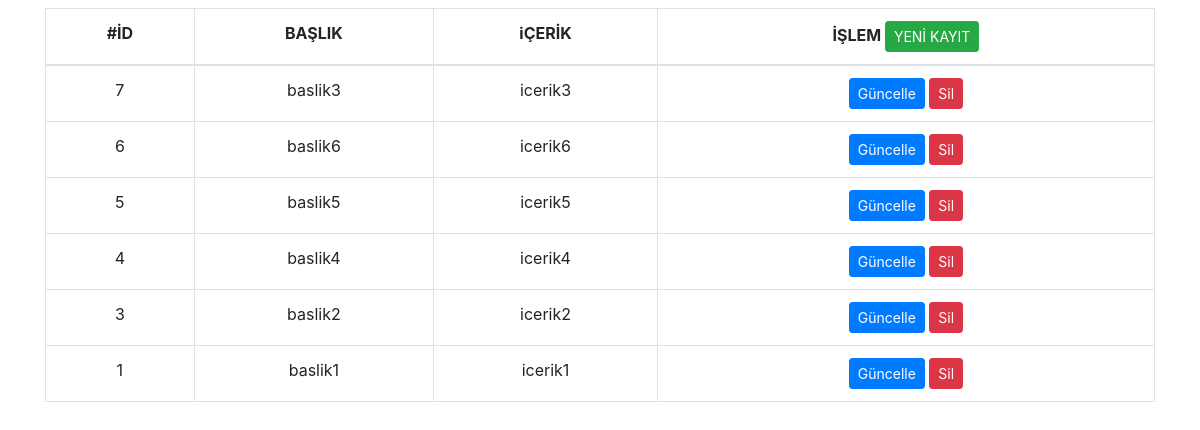
The page / on the database its author committed.
### tables this page shows
CREATE TABLE `makale` (
  `id` int(11) NOT NULL,
  `baslik` varchar(70) NOT NULL,
  `icerik` varchar(70) NOT NULL
);

### libs/Load.php (called while the page is built, shortened)
<?php
class Load
{
    public function view($dosyaadi, $data = null)
    {
        include 'app/view/' . $dosyaadi . '_v.php';
    }
    public function model($dosyaadi)
    {
        return new $dosyaadi();
    }
}

### app/controllers/boots.php (called while the page is built, shortened)
<?php
class boots extends Controller
{
    public function anasayfa()
    {
        $kayitlarabak = $this->load->model("Ana_model");
        $veri = $kayitlarabak->kayitlarigetir();
        $this->load->view("anasayfa", $veri);
    }
}

### index.php (called while the page is built, shortened)
<?php
include 'libs/Controller.php';
include 'libs/Database.php';
include 'libs/Load.php';
include 'libs/Model.php';
include 'libs/Bootstrap.php';
$uygulama = new Bootstrap();

### libs/Database.php (called while the page is built, shortened)
<?php
class Database extends PDO
{
    public function listele($tabloisim, $kosul = false)
    {
        if ($kosul == false) :
            $sorgum = "select * from " . $tabloisim;
        else :
            $sorgum = "select * from " . $tabloisim . " " . $kosul;
        endif;
        $son = $this->prepare($sorgum);
        $son->execute();
        return $son->fetchAll();
    }
}

### app/models/Ana_model.php (called while the page is built, shortened)
<?php
class Ana_model  extends Model
{
	public function kayitlarigetir()
	{
		return $this->db->listele("makale", "order by id desc");
	}
}

### libs/Controller.php (called while the page is built, shortened)
<?php
class Controller
{
    public function __construct()
    {
        $this->load = new Load();
    }
}

### libs/Model.php (called while the page is built, shortened)
<?php
class Model
{
    public function __construct()
    {
        $this->db = new Database();
    }
}

### app/view/anasayfa_v.php (the view, shortened to what this page needs)
<!DOCTYPE html
    PUBLIC "-//W3C//DTD XHTML 1.0 Transitional//EN" "http://www.w3.org/TR/xhtml1/DTD/xhtml1-transitional.dtd">
<html xmlns="http://www.w3.org/1999/xhtml">
<head>
    <link rel="stylesheet" href="https://stackpath.bootstrapcdn.com/bootstrap/4.2.1/css/bootstrap.min.css"
>
</head>
<body>
    <div class="container">
        <div class="row text-center">
            <div class="col-lg-12">
                <table class="table table-bordered mt-2">
                    <thead>
                        <tr class="font-weight-bold">
                            <td>#İD</td>
                            <td>BAŞLIK</td>
                            <td>iÇERİK</td>
                            <td>İŞLEM <a href="<?php echo SİTE_URL; ?>/boots/kayitekle"
                                    class="btn btn-success btn-sm">YENİ KAYIT</a></td>
                        </tr>
                    </thead>
                    <tbody><?php
                            foreach ($data as $value) :
                                echo '<tr>
                    <td>' . $value["id"] . '</td>
                    <td>' . $value["baslik"] . '</td>
                    <td>' . $value["icerik"] . '</td>
                    <td><a href="http://firstmvc.test/boots/kayitguncelle/' . $value["id"] . '" class="btn btn-primary btn-sm">Güncelle</a>
                    <a href="http://firstmvc.test/boots/kayitsil/' . $value["id"] . '" class="btn btn-danger btn-sm">Sil</a></td>
                    </tr>';
                            endforeach;
                            ?>
                    </tbody>
                </table>
            </div>
        </div>
    </div>
</body>
</html>

### libs/Bootstrap.php
<?php
class Bootstrap
{
    public function __construct()
    {
        @$url = $_GET["url"];
        $url = rtrim($url, "/");
        $url = explode("/", $url);
        if ($url[0]) :
            $dosyaadi = 'app/controllers/' . $url[0] . '.php';
            if (file_exists($dosyaadi)) :
                include $dosyaadi;
                $anacontrolcum = new $url[0];
                if (isset($url[2])) :
                    $methodisim = $url[1];
                    $anacontrolcum->$methodisim($url[2]);
                else :
                    if (isset($url[1])) :
                        $methodisim = $url[1];
                        $anacontrolcum->$methodisim();
                    endif;
                endif;
            else :
                include 'app/controllers/boots.php';
                $anacontrolcum = new boots();
                $anacontrolcum->anasayfa();
            endif;
        else :
            include 'app/controllers/boots.php';
            $anacontrolcum = new boots();
            $anacontrolcum->anasayfa();
        endif;
    }
}

### rows shown on the page
makale: id "7", baslik "baslik3", icerik "icerik3"
makale: id "6", baslik "baslik6", icerik "icerik6"
makale: id "5", baslik "baslik5", icerik "icerik5"
makale: id "4", baslik "baslik4", icerik "icerik4"
makale: id "3", baslik "baslik2", icerik "icerik2"
makale: id "1", baslik "baslik1", icerik "icerik1"
